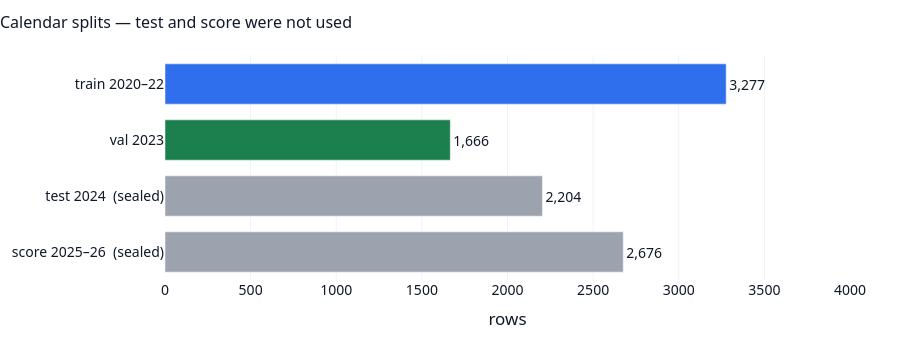

Source (notebook cell):
### Markdown cell above
## 1. Data splits

We do **not** shuffle rows. Time moves forward. Val has far fewer quitters than train — that is the point of a calendar split.

| Split | Years | Rows | Dropout rate | Role |
|---|---|---:|---:|---|
| **Train** | 2020–2022 | 3,277 | 12.4% | Fit only |
| **Val** | 2023 | 1,666 | **4.1%** | Every number in this notebook |
| **Test** | 2024 | 2,204 | locked | Not opened |
| **Score** | 2025–2026 | 2,676 | locked | Live queue later |

**No-skill PR-AUC on val = 0.041** (the val dropout rate). Do not compare against the train rate of 0.124.

### Code cell
fig = go.Figure()
barh(
    fig,
    ["score 2025–26  (sealed)", "test 2024  (sealed)", "val 2023", "train 2020–22"],
    [n_score, n_test, n_val, n_train],
    [MUTED, MUTED, GREEN, ACCENT],
    ["2,676", "2,204", "1,666", "3,277"],
)
fig.update_layout(title="Calendar splits — test and score were not used", xaxis_title="rows")
fig.update_xaxes(range=[0, 4000])
show(style_fig(fig, height=360), "00_splits.html")

### Figure 1 — Plotly figure (JSON) as saved in the notebook; plotly's stock layout.template omitted (floating-point values rounded to 4 significant figures)
{"data": [{"cliponaxis": false, "hovertemplate": "%{y}: %{x:.3f}<extra></extra>", "marker": {"color": ["#9CA3AF", "#9CA3AF", "#1B7F4E", "#2F6FED"]}, "orientation": "h", "showlegend": false, "text": ["2,676", "2,204", "1,666", "3,277"], "textposition": "outside", "type": "bar", "x": [2676, 2204, 1666, 3277], "y": ["score 2025–26  (sealed)", "test 2024  (sealed)", "val 2023", "train 2020–22"]}], "layout": {"bargap": 0.28, "font": {"color": "#111827", "family": "Segoe UI, Helvetica, Arial, sans-serif", "size": 14}, "height": 360, "legend": {"bgcolor": "rgba(0,0,0,0)", "font": {"size": 12}, "orientation": "h", "x": 0, "xanchor": "left", "y": -0.16, "yanchor": "top"}, "margin": {"b": 80, "l": 150, "r": 70, "t": 56}, "title": {"font": {"size": 16}, "pad": {"b": 8, "t": 0}, "text": "Calendar splits — test and score were not used", "x": 0, "xanchor": "left"}, "width": 920, "xaxis": {"automargin": true, "gridcolor": "#EEF2F7", "range": [0, 4000], "showgrid": true, "title": {"text": "rows"}, "zeroline": false}, "yaxis": {"automargin": true, "showgrid": false}}}
